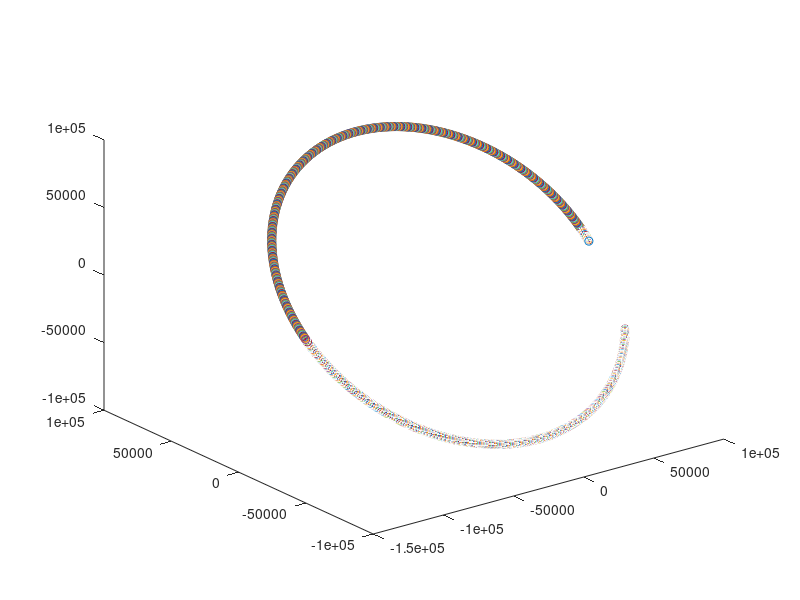

The MATLAB script that drew this image:
load X_coordinates.txt
load Y_coordinates.txt
load Z_coordinates.txt
for i=1:length(X_coordinates)
disp(["Processing " num2str(i)]);
plot3(X_coordinates(i),Y_coordinates(i),Z_coordinates(i),'-o')
hold on;
end